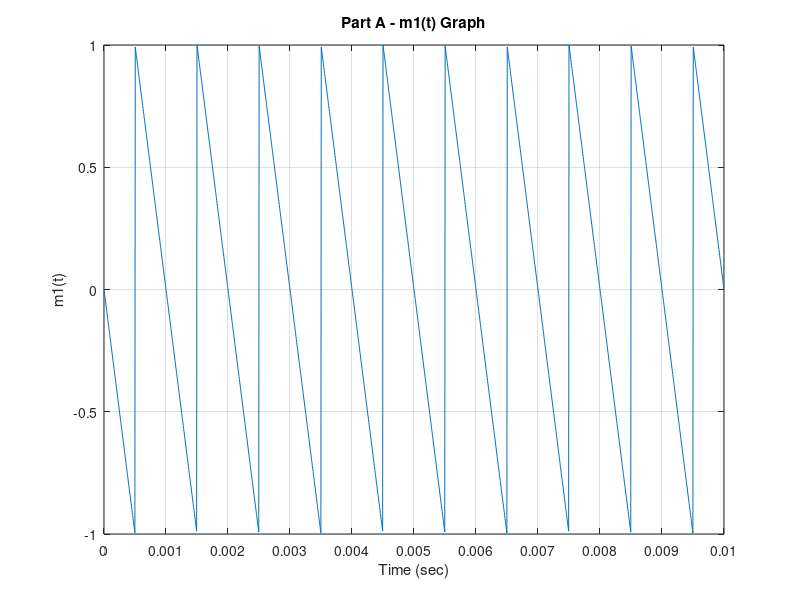
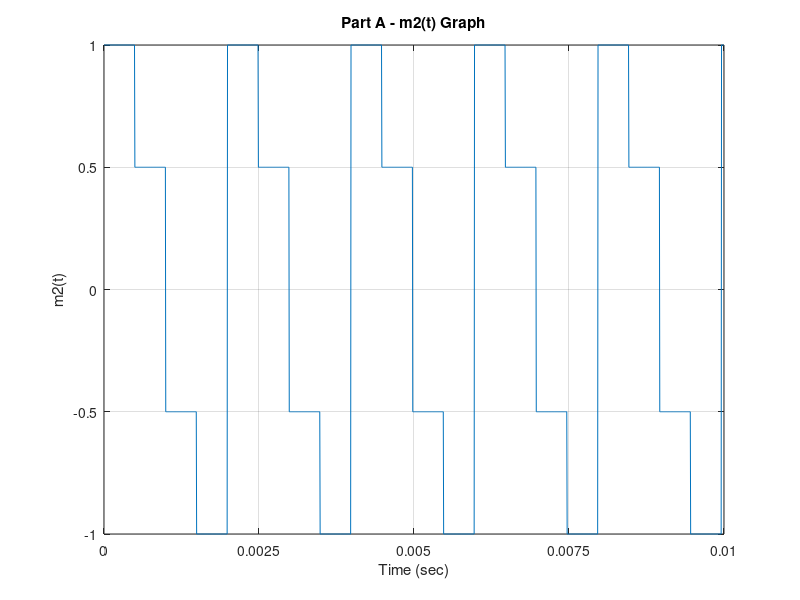
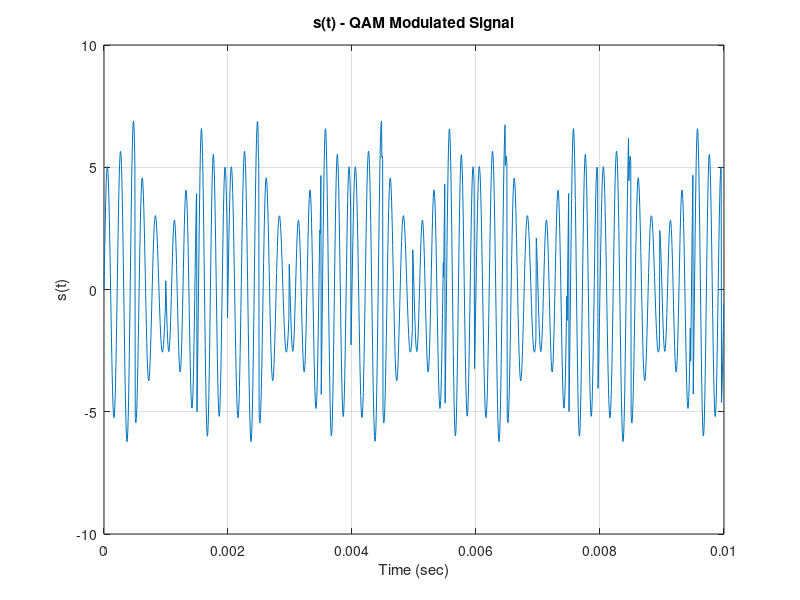

Reproduce these figures in MATLAB, in order. (Note: this script raises an error after producing the figures.)
clear, clc
% =========================================================
%                      Project 1 - Part A
% =========================================================

% ================================
% 1st: Time Axis Generation
% ================================
numPoints = 100e3;
timeEnd = 600e-3;
timePointEvery = timeEnd / (numPoints - 1);
timeAxis = linspace(0, timeEnd, numPoints);

timeCutoff = 10e-3;
mask = timeAxis <= timeCutoff;

% ================================
% 2nd: m1(t) Generation:
% ================================

% Define parameters
% ================================
fm1 = 1e3;

m1TimeShift = 0.5e-3;
m1TimeAxis = timeAxis - m1TimeShift; 
Am1 = 1;
m1 = Am1 * sawtooth(2 * pi * fm1 * m1TimeAxis, 0);

% Plot the signal
% ================================
figure;
plot(timeAxis(mask), m1(mask));
title('Part A - m1(t) Graph');
xlabel('Time (sec)');
ylabel('m1(t)');
grid on;
m1numberPointXaxis = 11;
xticks(linspace(0, timeCutoff, m1numberPointXaxis));

% ================================
% 3rd: m2(t) Generation
% ================================

% Define parameters
% ================================
m2TimePeriod = 2e-3;
sectionPerCycle = 4;
fm2 = 1 / m2TimePeriod;

Am2 = 1;
possiValues = [0, 0.5, 1.5, 2];

cycleTimePerSection = m2TimePeriod / sectionPerCycle;
transitionTotal = ceil(timeEnd / cycleTimePerSection);

% Generate amplitude transitions
sectionsValues = zeros(1, transitionTotal);
for n = 1:transitionTotal
    sectionsValues(n) = Am2 - possiValues(mod(n-1, sectionPerCycle) + 1);
end

% Expand signal with repeated points per section
timePoinsPerSection = round(cycleTimePerSection / timePointEvery);
m2Expanded = repelem(sectionsValues, timePoinsPerSection);

% Ensure m2 has the same length as timeAxis
if length(m2Expanded) < length(timeAxis)
    m2 = [m2Expanded, repmat(m2Expanded(end), 1, length(timeAxis) - length(m2Expanded))];
elseif length(m2Expanded) > length(timeAxis)
    m2 = m2Expanded(1:length(timeAxis));
else
    m2 = m2Expanded;
end

% Plot the signal
% ================================
figure;
plot(timeAxis(mask), m2(mask));
title('Part A - m2(t) Graph');
xlabel('Time (sec)');
ylabel('m2(t)');
grid on;
m2numberPointXaxis = 5;
xticks(linspace(0, timeCutoff, m2numberPointXaxis));

% ================================
% 4th: s(t) Generation
% ================================

% Define parameters
Ac = 5;
fc = 5e3;

% Generate modulated signal
s = Ac * m1 .* cos(2 * pi * fc * timeAxis) + Ac * m2 .* sin(2 * pi * fc * timeAxis);

% Plot the modulated signal
figure;
plot(timeAxis(mask), s(mask));
title('s(t) - QAM Modulated Signal');
xlabel('Time (sec)');
ylabel('s(t)');
grid on;

% ================================
% 5th: QAM Receiver.
% ================================

% Demodulation using coherent detection
m1_extracted = (2/Ac) * s .* cos(2 * pi * fc * timeAxis);
m2_extracted = (2/Ac) * s .* sin(2 * pi * fc * timeAxis);

% Low-pass filter to remove high-frequency components
fc_LPF = fc/10;
Fs = 1/timePointEvery;

m1_extracted = lowpass(m1_extracted,fc_LPF,Fs);
m2_extracted = lowpass(m2_extracted,fc_LPF,Fs);

% Plot extracted signals
figure;
plot(timeAxis(mask), m1_extracted(mask));
title('Extracted m1(t)');
xlabel('Time (sec)');
ylabel('m1(t)');
grid on;

figure;
plot(timeAxis(mask), m2_extracted(mask));
title('Extracted m2(t)');
xlabel('Time (sec)');
ylabel('m2(t)');
grid on;

% ================================
% 6th: Effect of Phase and Frequency Shift
% ================================

% Case 1: Receiver carrier phase shift (pi/3)
s_phase_shifted = Ac * m1 .* cos(2 * pi * fc * timeAxis + pi/3) + Ac * m2 .* sin(2 * pi * fc * timeAxis + pi/3);

m1_extracted_phase = (2/Ac) * s_phase_shifted .* cos(2 * pi * fc * timeAxis);
m2_extracted_phase = (2/Ac) * s_phase_shifted .* sin(2 * pi * fc * timeAxis);

m1_extracted_phase = lowpass(m1_extracted_phase,fc_LPF,Fs);
m2_extracted_phase = lowpass(m2_extracted_phase,fc_LPF,Fs);

figure;
plot(timeAxis(mask), m1_extracted_phase(mask));
title('Extracted m1(t) with Phase Shift');
xlabel('Time (sec)');
ylabel('m1(t)');
grid on;

figure;
plot(timeAxis(mask), m2_extracted_phase(mask));
title('Extracted m2(t) with Phase Shift');
xlabel('Time (sec)');
ylabel('m2(t)');
grid on;

% Case 2: Receiver frequency shift (2.02 * fc)
s_freq_shifted = Ac * m1 .* cos(2 * pi * 2.02 * fc * timeAxis) + Ac * m2 .* sin(2 * pi * 2.02 * fc * timeAxis);


m1_extracted_freq = (2/Ac) * s_freq_shifted .* cos(2 * pi * fc * timeAxis);
m2_extracted_freq = (2/Ac) * s_freq_shifted .* sin(2 * pi * fc * timeAxis);


m1_extracted_freq = lowpass(m1_extracted_freq,fc_LPF*2,Fs);
m2_extracted_freq = lowpass(m2_extracted_freq,fc_LPF*2,Fs);

figure;
plot(timeAxis(mask), m1_extracted_freq(mask));
title('Extracted m1(t) with Frequency Shift');
xlabel('Time (sec)');
ylabel('m1(t)');
grid on;

figure;
plot(timeAxis(mask), m2_extracted_freq(mask));
title('Extracted m2(t) with Frequency Shift');
xlabel('Time (sec)');
ylabel('m2(t)');
grid on;

